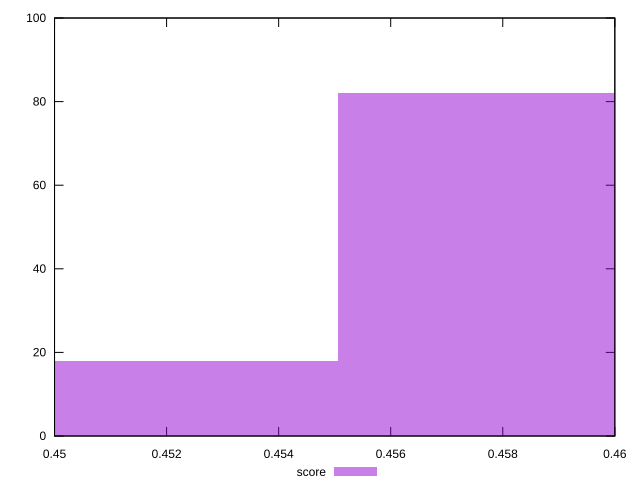

Source code (gnuplot):
reset

$score <<EOF
0.4505548688720508 18
0.45956596624949186 82
EOF

set key outside below
set boxwidth 0.009011097377441017
set xrange [0.45:0.46]
set yrange [0:100]
set trange [0:100]
set style fill transparent solid 0.5 noborder
set terminal svg size 640, 490 enhanced background rgb 'white'
set output "report_00019_2021-02-10T18-14-37.922Z//unused-javascript/samples/pages+cached+noadtech+nomedia+nocss/score/histogram.svg"

plot $score title "score" with boxes

reset
